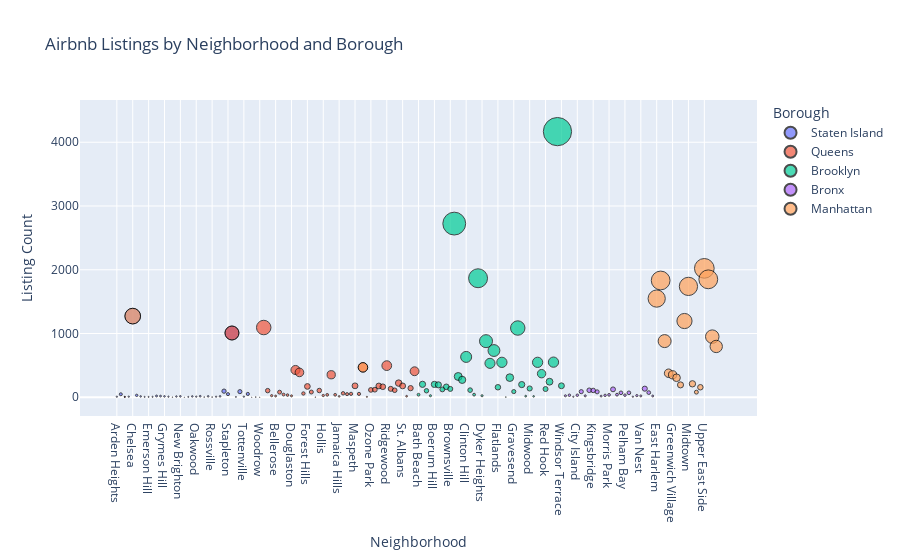

The notebook cell saved with this chart:
### Markdown cell above
### Interactive Plotly Visualization: Airbnb Listings by Neighborhood and Borough
- Group Airbnb listings by neighborhood, borough, and geometry, computing the count of listings.
- Generate a scatter plot with neighborhoods on the x-axis and listing counts on the y-axis.
- Points are colored by borough and sized based on the number of listings.

### Code cell
airbnb_listings_count = (
    df.groupby(["neighbourhood", "borough", "geometry"])
    .agg(listing_count=("id", "count"))
    .reset_index()
)
# Create a scatter plot using Plotly Express
fig = px.scatter(
    airbnb_listings_count,
    x="neighbourhood",
    y="listing_count",
    color="borough",  # Color points by borough
    size="listing_count",  # Size points by the number of listings
    hover_name="neighbourhood",  # Display neighborhood name on hover
    hover_data={
        "borough": True,
        "listing_count": True,
    },  # Display borough and listing count on hover
    title="Airbnb Listings by Neighborhood and Borough",
    labels={"neighbourhood": "Neighborhood", "listing_count": "Listing Count"},
)

# Customize layout
fig.update_layout(xaxis_title="Neighborhood", yaxis_title="Listing Count", legend_title="Borough")


fig.update_traces(
    marker=dict(opacity=0.7, line=dict(width=1, color="Black"))
)  # Add border to markers


# Show the figure
fig.show()

### Figure 1 — Plotly figure (JSON) as saved in the notebook; plotly's stock layout.template omitted (floating-point values rounded to 4 significant figures)
{"data": [{"customdata": [["Staten Island"], ["Staten Island"], ["Staten Island"], ["Staten Island"], ["Staten Island"], ["Staten Island"], ["Staten Island"], ["Staten Island"], ["Staten Island"], ["Staten Island"], ["Staten Island"], ["Staten Island"], ["Staten Island"], ["Staten Island"], ["Staten Island"], ["Staten Island"], ["Staten Island"], ["Staten Island"], ["Staten Island"], ["Staten Island"], ["Staten Island"], ["Staten Island"], ["Staten Island"], ["Staten Island"], ["Staten Island"], ["Staten Island"], ["Staten Island"], ["Staten Island"], ["Staten Island"], ["Staten Island"], ["Staten Island"], ["Staten Island"], ["Staten Island"], ["Staten Island"], ["Staten Island"], ["Staten Island"], ["Staten Island"]], "hovertemplate": "<b>%{hovertext}</b><br><br>borough=%{customdata[0]}<br>Neighborhood=%{x}<br>Listing Count=%{marker.size}<extra></extra>", "hovertext": ["Arden Heights", "Arrochar", "Bay Terrace", "Castleton Corners", "Chelsea", "Clifton", "Dongan Hills", "Eltingville", "Emerson Hill", "Graniteville", "Grant City", "Great Kills", "Grymes Hill", "Huguenot", "Lighthouse Hill", "Midland Beach", "New Brighton", "New Dorp", "New Dorp Beach", "New Springville", "Oakwood", "Port Richmond", "Prince's Bay", "Rosebank", "Rossville", "Silver Lake", "South Beach", "St. George", "Stapleton", "Sunnyside", "Todt Hill", "Tompkinsville", "Tottenville", "West Brighton", "Westerleigh", "Willowbrook", "Woodrow"], "legendgroup": "Staten Island", "marker": {"color": "#636efa", "line": {"color": "Black", "width": 1}, "opacity": 0.7, "size": [9, 47, 6, 10, 1273, 30, 13, 6, 6, 7, 20, 18, 14, 9, 2, 12, 15, 1, 6, 13, 10, 16, 3, 14, 3, 9, 14, 96, 49, 1008, 5, 88, 10, 52, 1, 3, 1], "sizemode": "area", "sizeref": 10.42, "symbol": "circle"}, "mode": "markers", "name": "Staten Island", "orientation": "v", "showlegend": true, "type": "scatter", "x": ["Arden Heights", "Arrochar", "Bay Terrace", "Castleton Corners", "Chelsea", "Clifton", "Dongan Hills", "Eltingville", "Emerson Hill", "Graniteville", "Grant City", "Great Kills", "Grymes Hill", "Huguenot", "Lighthouse Hill", "Midland Beach", "New Brighton", "New Dorp", "New Dorp Beach", "New Springville", "Oakwood", "Port Richmond", "Prince's Bay", "Rosebank", "Rossville", "Silver Lake", "South Beach", "St. George", "Stapleton", "Sunnyside", "Todt Hill", "Tompkinsville", "Tottenville", "West Brighton", "Westerleigh", "Willowbrook", "Woodrow"], "xaxis": "x", "y": [9, 47, 6, 10, 1273, 30, 13, 6, 6, 7, 20, 18, 14, 9, 2, 12, 15, 1, 6, 13, 10, 16, 3, 14, 3, 9, 14, 96, 49, 1008, 5, 88, 10, 52, 1, 3, 1], "yaxis": "y"}, {"customdata": [["Queens"], ["Queens"], ["Queens"], ["Queens"], ["Queens"], ["Queens"], ["Queens"], ["Queens"], ["Queens"], ["Queens"], ["Queens"], ["Queens"], ["Queens"], ["Queens"], ["Queens"], ["Queens"], ["Queens"], ["Queens"], ["Queens"], ["Queens"], ["Queens"], ["Queens"], ["Queens"], ["Queens"], ["Queens"], ["Queens"], ["Queens"], ["Queens"], ["Queens"], ["Queens"], ["Queens"], ["Queens"], ["Queens"], ["Queens"], ["Queens"], ["Queens"], ["Queens"], ["Queens"], ["Queens"], ["Queens"], ["Queens"]], "hovertemplate": "<b>%{hovertext}</b><br><br>borough=%{customdata[0]}<br>Neighborhood=%{x}<br>Listing Count=%{marker.size}<extra></extra>", "hovertext": ["Astoria", "Bay Terrace", "Bayside", "Belle Harbor", "Bellerose", "Briarwood", "Cambria Heights", "College Point", "Douglaston", "East Elmhurst", "Elmhurst", "Far Rockaway", "Forest Hills", "Fresh Meadows", "Glen Oaks", "Glendale", "Hollis", "Howard Beach", "Jackson Heights", "Jamaica Estates", "Jamaica Hills", "Kew Gardens", "Kew Gardens Hills", "Laurelton", "Maspeth", "Middle Village", "Murray Hill", "Neponsit", "Ozone Park", "Queens Village", "Rego Park", "Richmond Hill", "Ridgewood", "Rosedale", "South Ozone Park", "Springfield Gardens", "St. Albans", "Sunnyside", "Whitestone", "Woodhaven", "Woodside"], "legendgroup": "Queens", "marker": {"color": "#EF553B", "line": {"color": "Black", "width": 1}, "opacity": 0.7, "size": [1094, 6, 104, 25, 19, 80, 42, 34, 22, 428, 390, 59, 170, 82, 2, 106, 28, 38, 353, 39, 14, 62, 49, 54, 179, 53, 469, 7, 115, 119, 177, 165, 496, 132, 110, 222, 178, 1008, 16, 143, 408], "sizemode": "area", "sizeref": 10.42, "symbol": "circle"}, "mode": "markers", "name": "Queens", "orientation": "v", "showlegend": true, "type": "scatter", "x": ["Astoria", "Bay Terrace", "Bayside", "Belle Harbor", "Bellerose", "Briarwood", "Cambria Heights", "College Point", "Douglaston", "East Elmhurst", "Elmhurst", "Far Rockaway", "Forest Hills", "Fresh Meadows", "Glen Oaks", "Glendale", "Hollis", "Howard Beach", "Jackson Heights", "Jamaica Estates", "Jamaica Hills", "Kew Gardens", "Kew Gardens Hills", "Laurelton", "Maspeth", "Middle Village", "Murray Hill", "Neponsit", "Ozone Park", "Queens Village", "Rego Park", "Richmond Hill", "Ridgewood", "Rosedale", "South Ozone Park", "Springfield Gardens", "St. Albans", "Sunnyside", "Whitestone", "Woodhaven", "Woodside"], "xaxis": "x", "y": [1094, 6, 104, 25, 19, 80, 42, 34, 22, 428, 390, 59, 170, 82, 2, 106, 28, 38, 353, 39, 14, 62, 49, 54, 179, 53, 469, 7, 115, 119, 177, 165, 496, 132, 110, 222, 178, 1008, 16, 143, 408], "yaxis": "y"}, {"customdata": [["Brooklyn"], ["Brooklyn"], ["Brooklyn"], ["Brooklyn"], ["Brooklyn"], ["Brooklyn"], ["Brooklyn"], ["Brooklyn"], ["Brooklyn"], ["Brooklyn"], ["Brooklyn"], ["Brooklyn"], ["Brooklyn"], ["Brooklyn"], ["Brooklyn"], ["Brooklyn"], ["Brooklyn"], ["Brooklyn"], ["Brooklyn"], ["Brooklyn"], ["Brooklyn"], ["Brooklyn"], ["Brooklyn"], ["Brooklyn"], ["Brooklyn"], ["Brooklyn"], ["Brooklyn"], ["Brooklyn"], ["Brooklyn"], ["Brooklyn"], ["Brooklyn"], ["Brooklyn"], ["Brooklyn"], ["Brooklyn"], ["Brooklyn"], ["Brooklyn"], ["Brooklyn"]], "hovertemplate": "<b>%{hovertext}</b><br><br>borough=%{customdata[0]}<br>Neighborhood=%{x}<br>Listing Count=%{marker.size}<extra></extra>", "hovertext": ["Bath Beach", "Bay Ridge", "Bensonhurst", "Bergen Beach", "Boerum Hill", "Borough Park", "Brighton Beach", "Brooklyn Heights", "Brownsville", "Bushwick", "Canarsie", "Carroll Gardens", "Clinton Hill", "Cobble Hill", "Coney Island", "Crown Heights", "Dyker Heights", "East Flatbush", "East New York", "Flatbush", "Flatlands", "Fort Greene", "Gerritsen Beach", "Gowanus", "Gravesend", "Greenpoint", "Kensington", "Manhattan Beach", "Midwood", "Mill Basin", "Park Slope", "Prospect Heights", "Red Hook", "Sheepshead Bay", "Sunset Park", "Williamsburg", "Windsor Terrace"], "legendgroup": "Brooklyn", "marker": {"color": "#00cc96", "line": {"color": "Black", "width": 1}, "opacity": 0.7, "size": [40, 203, 102, 24, 202, 195, 123, 164, 131, 2724, 326, 273, 633, 112, 41, 1867, 24, 880, 532, 733, 157, 548, 3, 308, 89, 1086, 199, 17, 138, 14, 548, 370, 129, 244, 551, 4167, 180], "sizemode": "area", "sizeref": 10.42, "symbol": "circle"}, "mode": "markers", "name": "Brooklyn", "orientation": "v", "showlegend": true, "type": "scatter", "x": ["Bath Beach", "Bay Ridge", "Bensonhurst", "Bergen Beach", "Boerum Hill", "Borough Park", "Brighton Beach", "Brooklyn Heights", "Brownsville", "Bushwick", "Canarsie", "Carroll Gardens", "Clinton Hill", "Cobble Hill", "Coney Island", "Crown Heights", "Dyker Heights", "East Flatbush", "East New York", "Flatbush", "Flatlands", "Fort Greene", "Gerritsen Beach", "Gowanus", "Gravesend", "Greenpoint", "Kensington", "Manhattan Beach", "Midwood", "Mill Basin", "Park Slope", "Prospect Heights", "Red Hook", "Sheepshead Bay", "Sunset Park", "Williamsburg", "Windsor Terrace"], "xaxis": "x", "y": [40, 203, 102, 24, 202, 195, 123, 164, 131, 2724, 326, 273, 633, 112, 41, 1867, 24, 880, 532, 733, 157, 548, 3, 308, 89, 1086, 199, 17, 138, 14, 548, 370, 129, 244, 551, 4167, 180], "yaxis": "y"}, {"customdata": [["Bronx"], ["Bronx"], ["Bronx"], ["Bronx"], ["Bronx"], ["Bronx"], ["Bronx"], ["Bronx"], ["Bronx"], ["Bronx"], ["Bronx"], ["Bronx"], ["Bronx"], ["Bronx"], ["Bronx"], ["Bronx"], ["Bronx"], ["Bronx"], ["Bronx"], ["Bronx"], ["Bronx"], ["Bronx"], ["Bronx"]], "hovertemplate": "<b>%{hovertext}</b><br><br>borough=%{customdata[0]}<br>Neighborhood=%{x}<br>Listing Count=%{marker.size}<extra></extra>", "hovertext": ["Baychester", "Belmont", "Castle Hill", "City Island", "Concourse", "Eastchester", "Fordham", "Kingsbridge", "Longwood", "Melrose", "Morris Heights", "Morris Park", "Mott Haven", "Norwood", "Parkchester", "Pelham Bay", "Pelham Gardens", "Riverdale", "Soundview", "Van Nest", "Wakefield", "Williamsbridge", "Woodlawn"], "legendgroup": "Bronx", "marker": {"color": "#ab63fa", "line": {"color": "Black", "width": 1}, "opacity": 0.7, "size": [23, 32, 8, 32, 88, 22, 110, 107, 85, 18, 30, 38, 124, 41, 70, 33, 70, 9, 26, 21, 135, 73, 20], "sizemode": "area", "sizeref": 10.42, "symbol": "circle"}, "mode": "markers", "name": "Bronx", "orientation": "v", "showlegend": true, "type": "scatter", "x": ["Baychester", "Belmont", "Castle Hill", "City Island", "Concourse", "Eastchester", "Fordham", "Kingsbridge", "Longwood", "Melrose", "Morris Heights", "Morris Park", "Mott Haven", "Norwood", "Parkchester", "Pelham Bay", "Pelham Gardens", "Riverdale", "Soundview", "Van Nest", "Wakefield", "Williamsbridge", "Woodlawn"], "xaxis": "x", "y": [23, 32, 8, 32, 88, 22, 110, 107, 85, 18, 30, 38, 124, 41, 70, 33, 70, 9, 26, 21, 135, 73, 20], "yaxis": "y"}, {"customdata": [["Manhattan"], ["Manhattan"], ["Manhattan"], ["Manhattan"], ["Manhattan"], ["Manhattan"], ["Manhattan"], ["Manhattan"], ["Manhattan"], ["Manhattan"], ["Manhattan"], ["Manhattan"], ["Manhattan"], ["Manhattan"], ["Manhattan"], ["Manhattan"], ["Manhattan"], ["Manhattan"]], "hovertemplate": "<b>%{hovertext}</b><br><br>borough=%{customdata[0]}<br>Neighborhood=%{x}<br>Listing Count=%{marker.size}<extra></extra>", "hovertext": ["Chelsea", "East Harlem", "East Village", "Financial District", "Gramercy", "Greenwich Village", "Inwood", "Little Italy", "Lower East Side", "Midtown", "Morningside Heights", "Murray Hill", "Roosevelt Island", "Tribeca", "Upper East Side", "Upper West Side", "Washington Heights", "West Village"], "legendgroup": "Manhattan", "marker": {"color": "#FFA15A", "line": {"color": "Black", "width": 1}, "opacity": 0.7, "size": [1273, 1548, 1832, 881, 377, 352, 306, 194, 1196, 1739, 211, 469, 80, 157, 2022, 1850, 951, 797], "sizemode": "area", "sizeref": 10.42, "symbol": "circle"}, "mode": "markers", "name": "Manhattan", "orientation": "v", "showlegend": true, "type": "scatter", "x": ["Chelsea", "East Harlem", "East Village", "Financial District", "Gramercy", "Greenwich Village", "Inwood", "Little Italy", "Lower East Side", "Midtown", "Morningside Heights", "Murray Hill", "Roosevelt Island", "Tribeca", "Upper East Side", "Upper West Side", "Washington Heights", "West Village"], "xaxis": "x", "y": [1273, 1548, 1832, 881, 377, 352, 306, 194, 1196, 1739, 211, 469, 80, 157, 2022, 1850, 951, 797], "yaxis": "y"}], "layout": {"legend": {"itemsizing": "constant", "title": {"text": "Borough"}, "tracegroupgap": 0}, "title": {"text": "Airbnb Listings by Neighborhood and Borough"}, "xaxis": {"anchor": "y", "domain": [0, 1], "title": {"text": "Neighborhood"}}, "yaxis": {"anchor": "x", "domain": [0, 1], "title": {"text": "Listing Count"}}}}
